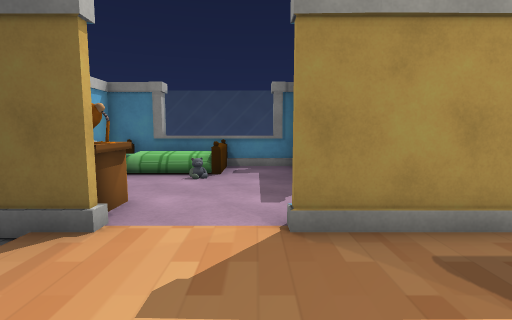
[1] (above)

14 first-person views from a walk through a 3-D level made in the Unity game engine. The camera is 1.4 m above the floor, tilts 6° down and sees 85° across. The floor is counted in squares, 1 m on a side. Each view is taken from the middle of a square. On the plan, view 1 faces up. The plan holds only what a view shows up to about 14 squares ahead; the rest is blank. The player character is not drawn. Some animated figures are not drawn. Some surface patterns are stand-ins.

[2]
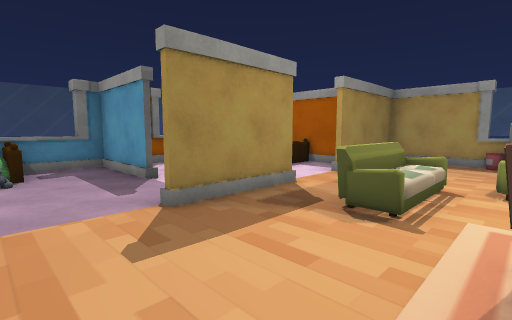

[3]
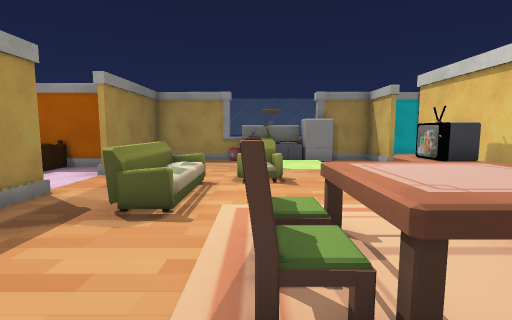

[4]
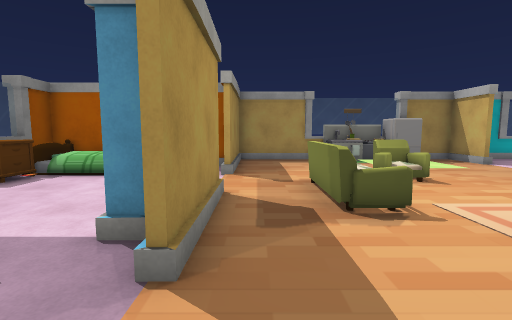

[5]
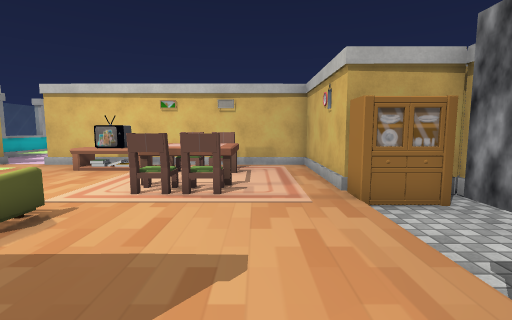

[6]
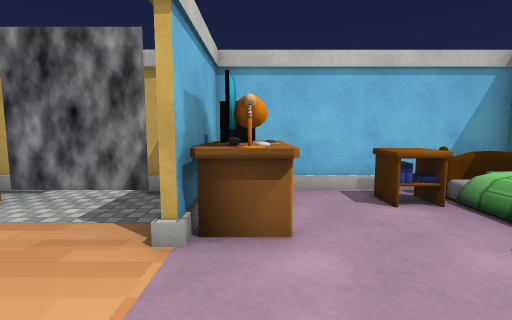

[7]
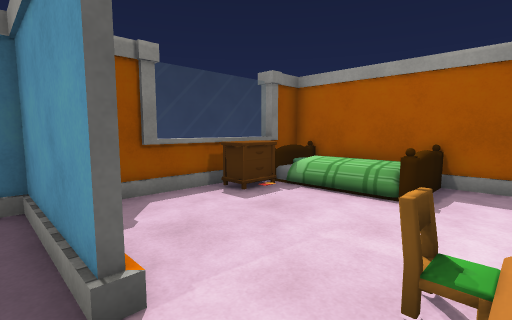

[8]
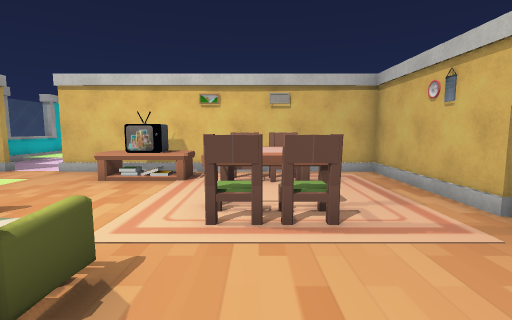

[9]
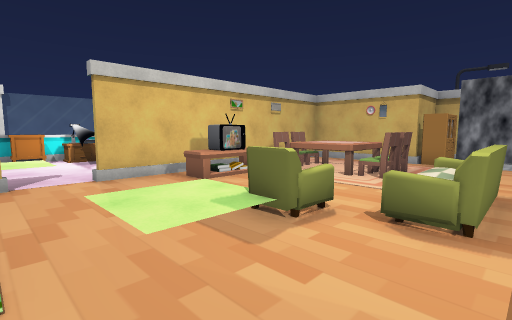

[10]
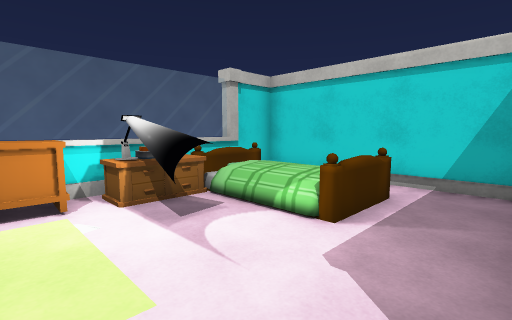

[11]
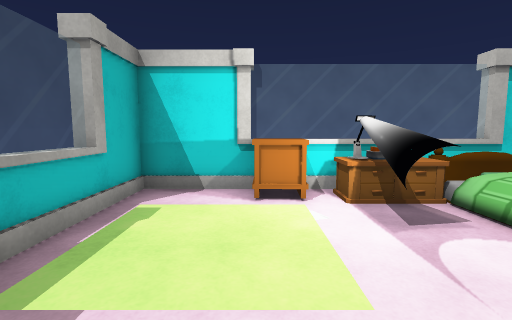

[12]
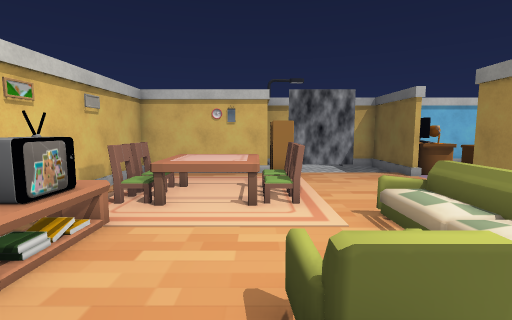

[13]
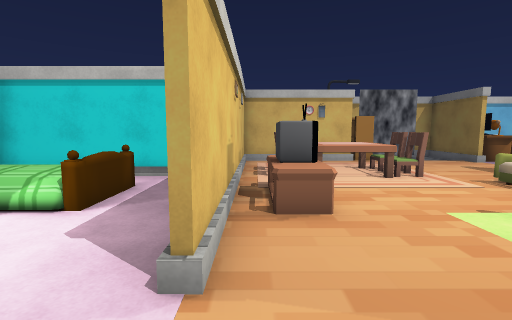

[14]
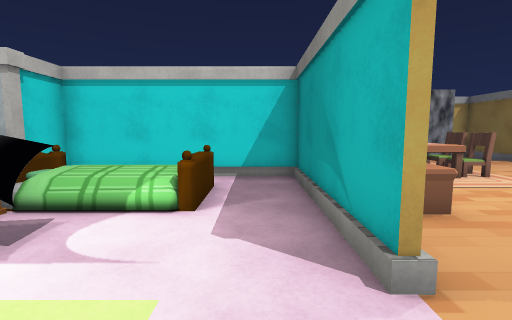

### Floor plan
Key: @ floor where view 1 was taken; # wall or solid block; . main floor; : floor 0.25 m higher than the main floor; + floor 0.5 m higher than the main floor; * floor 0.75 m higher than the main floor; % floor 1 m higher than the main floor; / step, stairs or slope; = window, fence, low wall or low ledge; ^ raised ledge; P portal; O other object.
Columns run from 6 left of view 1 to 12 right of it. Each row starts with its distance up from view 1.
 11 ######=###==####
 10 #%***...#...^^^#
  9 #%====..#....^^#
  8 #^^.O...#....^^#
  7 #............^^#
  6 #........=.....#
  5 # ^=.....OO....#
  4 ####...####..O#####
  3 #.................#
  2 #P................#
  1 .P.......OOOO.....#
  0  P....@..........=#
 -1 ####..#.#...==//.^#
 -2 ####..%%....=::/.^#
 -3    #..#%#....::/.^#
 -4    #..#%#........##
 -5    #..#+.^OO......#
 -6    #.....=#^......#
 -7    ###########..###
 -8        #..........#
 -9        #.===...::.#
-10        #  *+...::.=
-11        #  *+OO.//.=
-12        #  *+OO....#
-13        # ==^^#^^..#
-14        ############

Positions as (right, up) in squares from view 1, and headings:
1: (0, 0), facing up
2: (-2, -1), facing up-right
3: (-2, -1), facing right
4: (-2, 3), facing right
5: (-1, 5), facing down
6: (1, 5), facing left
7: (1, 5), facing up-right
8: (1, 3), facing down
9: (10, 2), facing down-left
10: (9, -7), facing down-left
11: (9, -7), facing down
12: (8, -2), facing left
13: (10, -6), facing left
14: (10, -8), facing left
